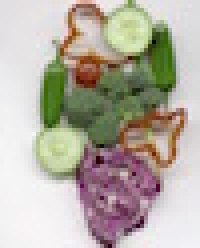
#> input picture style/models/definitions/4/veggies_small.jpg, 50 x 62 px (shown 4 times larger)
$ jupyter execute --allow-errors h4.ipynb   (shell and % lines are left out)
#> lines starting #> are read from the running program, lines starting #| are printed output that depends on the picture
## Homework 4: Mean Shift Segmentation

**Due date:** May 4, 2023

The goal of the assignment is to implement the mean shift algorithm and use it for image segmentation. You should return the completed notebook, including answers and illustrations.

**Part 1: mean shift on synthetic data**

* Generate a synthetic dataset of 100 2D points, containing 60 points sampled from a Gaussian distribution of unit covariance centered in (0,0) and 40 points sampled from a Gaussian with unit covariance centered in (4,4). Visualize your data.
* Implement a function that computes $G(x) = g(\|x\|^2/h^2)$ where $x \in \mathbb R^d$, $h$ is a bandwidth parameter and $g$ is the negative derivative of the Gaussian kernel or of the Epanechnikov kernel (see eq. 5.36 in Szeliski).  Plot $G(x)$ for $d=1$.
* Implement a function `MS_step` that takes as input a starting point `x`, a set of data points `data`, and a bandwidth `h` and returns the updated position of the point `x` after one step of the mean-shift algorithm.
* Implement the function `MS_point` which iterates `MS_step` until convergence (i.e., when the estimate changes by less than a small constant). Test it on your synthetic data and visualize the results.
* Implement the full mean shift algorithm by iterating `MS_point` on all the points, and merging modes for which distance is less than some constant. It should return a list of the modes and a label (corresponding to a mode) for each point. Visualize your results.
* Modify the previous code by allowing for a "bandwidth vector" $h \in \mathbb R^d$ that defines a different scale for each dimension of the input (this is because for segmentation we will use a different bandwidth for space and color). Note that you should also modify the convergence and merging conditions to consider this non-isotropic scaling.
* Experiment with your code by changing the data distribution, the kernel, and and bandwidth vector.

**Part 2: mean shift for image segmentation**

* For image segmentation, we will use the "Lab" color space because it approximates the way humans perceive color better than RGB. Load the image `veggies_small.jpg` (download from <a href="https://drive.google.com/file/d/1QECmvrczTR4ezTvkQMZyDuLjFNquFatX/view?usp=sharing">here</a>), and convert it to the Lab colorspace using the command `rgb2lab`. What is the range of the colorvalues in Lab?
* Convert the (N,M,3) image into an (NM,5) matrix including color and position information for each point (tip: use the `np.meshgrid` function). What do you think might be a good choice for a bandwidth vector $h$?
* Use your mean shift code from the previous section to compute a meaningful segmentation of the image. Visualize the results as an image by replacing the color values of the pixels associated with each mode by the color of the mode. You can also try our algorithm on other (small) images.

[cell 1]
import math
import numpy as np
import matplotlib.pyplot as plt
from skimage.color import rgb2lab,lab2rgb

Generate a synthetic dataset of 100 2D points, containing 60 points sampled from a Gaussian distribution of unit covariance centered in (0,0) and 40 points sampled from a Gaussian with unit covariance centered in (4,4). Visualize your data.

[cell 2]
max_iter = 1000
np.random.seed(0)

# generating the synthetic dataset
mean1 = np.zeros(2)
cov1 = np.eye(2) # unit covariance, np.eye: return a 2d array with ones on the diagonal and zeros elsewhere
mean2 = np.array([4, 4])
cov2 = np.eye(2) # unit covariance
# draw random samples from a multivariate normal distribution
data1 = np.random.multivariate_normal(mean1, cov1, size = 60) # 60 points sampled from a Gaussian distribution of unit covariance centered in (0, 0)
data2 = np.random.multivariate_normal(mean2, cov2, size = 40) # 40 points sampled from a Gaussian with unit covariance centered in (4, 4)
data = np.vstack([data1, data2])

# visualizing the dataset
plt.scatter(data[:, 0], data[:, 1])
plt.show()
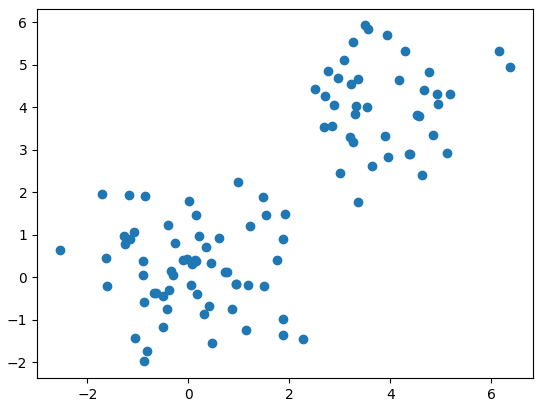
#> figure drawn by matplotlib, 1 panel

Implement a function that computes $G(x) = g(\|x\|^2/h^2)$ where $x \in \mathbb R^d$, $h$ is a bandwidth parameter and $g$ is the negative derivative of the Gaussian kernel or of the Epanechnikov kernel (see eq. 5.36 in Szeliski).  Plot $G(x)$ for $d=1$.

computer vision, ponce p.274
\begin{align*}
K(x, h) &= \frac{(2\pi) ^ {-d / 2}}{h ^ d}\exp\left(-\frac{1}{2}\frac{\|x\| ^ 2}{h}\right)\\
\frac{\partial K(x, h)}{\partial x} &= \left(-\frac{1}{2}\frac{2\|x\|}{h}\right)\frac{(2\pi) ^ {-d / 2}}{h ^ d}\exp\left(-\frac{1}{2}\frac{\|x\| ^ 2}{h}\right)\\
&= -\frac{\|x\|}{h}\frac{(2\pi) ^ {-d / 2}}{h ^ d}\exp\left(-\frac{1}{2}\frac{\|x\| ^ 2}{h}\right)\\
\end{align*}

[cell 3]
def kernel(x, h, derivative = "gaussian"):
    norm_x = np.linalg.norm(x) ** 2 / h ** 2
    if derivative == "gaussian":
        g = -2 * np.exp(-0.5 * norm_x) / (np.sqrt(2 * np.pi) * h ** 3) # Fukunaga 1975, p.30
    elif derivative == "epanechnikov":
        if norm_x < 1:
            g = -3 / (4 * np.pi * h ** 5) * (1 - norm_x) # Fukunaga 1975, p.30
        else:
            g = 0
    return g

x_range = np.linspace(-10, 10, 100)
h_values = [0.5, 1, 2]

for h in h_values:
    g_values = [kernel(np.array([x]), h) for x in x_range]
    plt.plot(x_range, g_values, label = f"h = {h}")
plt.legend()
plt.show()
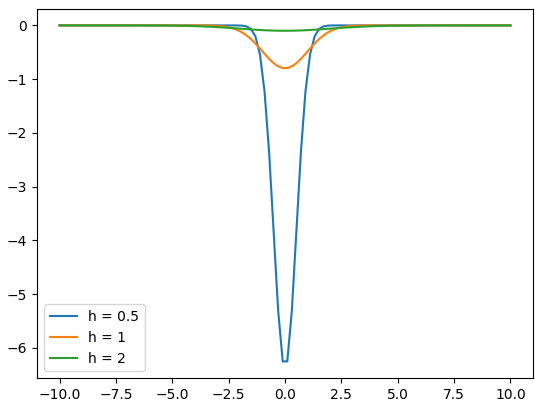
#> figure drawn by matplotlib, 1 panel; curve peaks at x = -10, y = -8.83e-87; curve peaks at x = -10, y = -1.54e-22; curve peaks at x = -10, y = -3.72e-07

Implement a function `MS_step` that takes as input a starting point `x`, a set of data points `data`, and a bandwidth `h` and returns the updated position of the point `x` after one step of the mean-shift algorithm.

[cell 4]
def MS_step(x, data, h):
    num = 0
    denom = 0
    for i in range(data.shape[0]):
        diff = (x - data[i]) / h
        k = kernel(diff, h)
        num += k * data[i]
        denom += k
    return num / denom

Implement the function `MS_point` which iterates `MS_step` until convergence (i.e., when the estimate changes by less than a small constant). Test it on your synthetic data and visualize the results.

[cell 5]
def MS_point(x, data, h, eps = 1e-5):
    while True:
        x_new = MS_step(x, data, h)
        # print('x_new', x_new)
        if np.linalg.norm(x_new - x) < eps:
            break
        x = x_new
    return x_new

Implement the full mean shift algorithm by iterating `MS_point` on all the points, and merging modes for which distance is less than some constant. It should return a list of the modes and a label (corresponding to a mode) for each point. Visualize your results.

[cell 6]
def mean_shift(data, h, eps = 1e-5, dist_thresh = 0.1):
#> called with data = array of shape (100, 2), h = array of shape (2,), eps = 1e-05, dist_thresh = 0.1
    modes = []
    labels = np.zeros(data.shape[0], dtype = int)
    for i in range(data.shape[0]):
        print(f'data[{i}] = {data[i]}')
        if labels[i] == 0:
            x = MS_point(data[i], data, h)
            # print('x = ', x)
            label = len(modes) + 1
            for j in range(len(modes)):
                # print(f'mode[{j}] = {modes[j]}')
                if np.linalg.norm(x - modes[j]) < dist_thresh * np.sum(h):
                    label = j + 1
                    break
            modes.append(x)
            labels[i] = label
    return modes, labels

[cell 7]
modes, labels = mean_shift(data, h = np.array([1, 1]))
plt.scatter(data[:, 0], data[:, 1], c = labels)
plt.scatter([m[0] for m in modes], [m[1] for m in modes], marker = "x", s = 200, color = "red")
plt.show()
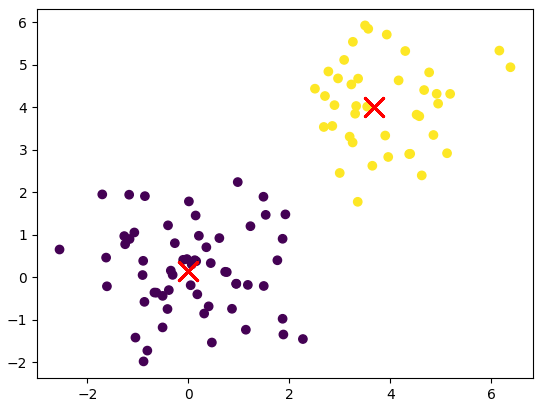
#> figure drawn by matplotlib, 1 panel
modes, labels = mean_shift(data, h = np.array([0.5, 1.5]))

For image segmentation, we will use the "Lab" color space because it approximates the way humans perceive color better than RGB. Load the image `veggies_small.jpg` (download from <a href="https://drive.google.com/file/d/1QECmvrczTR4ezTvkQMZyDuLjFNquFatX/view?usp=sharing">here</a>), and convert it to the Lab colorspace using the command `rgb2lab`. What is the range of the colorvalues in Lab?

[cell 8]
from skimage import io, color

img = io.imread('veggies_small.jpg')
#> img is the input picture: shape (62, 50, 3); mean R, G, B 181.8, 175.6, 163.9
img_lab = color.rgb2lab(img)
#> img_lab: shape (62, 50, 3) float64; mean of channels 0, 1, 2 71.4, 0.7, 7.4
fig, (ax1, ax2) = plt.subplots(1, 2, figsize = (10, 5))
ax1.imshow(img)
ax1.set_title('RGB Image')

# Plot the Lab image
ax2.imshow(img_lab)
ax2.set_title('Lab Image')
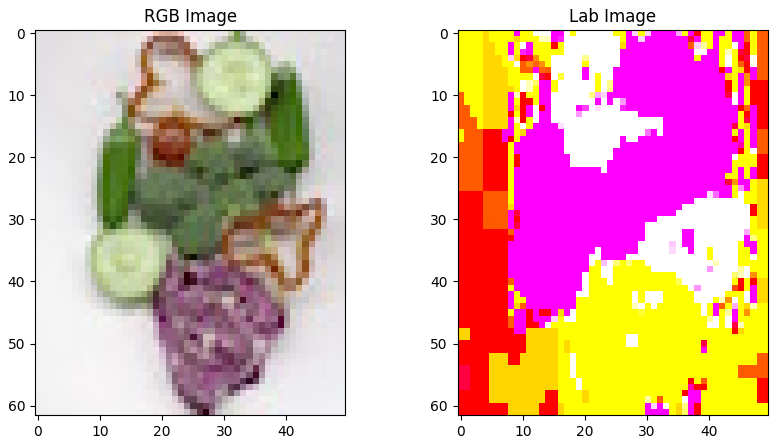
#> figure drawn by matplotlib, 2 panels

Convert the (N,M,3) image into an (NM,5) matrix including color and position information for each point (tip: use the `np.meshgrid` function). What do you think might be a good choice for a bandwidth vector $h$?

[cell 9]
N, M, _ = img_lab.shape
#> N = 62; M = 50
x, y = np.meshgrid(np.arange(M), np.arange(N))
xy = np.column_stack([img_lab.reshape(N*M, 3), x.reshape(N*M), y.reshape(N*M)])
print(xy)

Use your mean shift code from the previous section to compute a meaningful segmentation of the image. Visualize the results as an image by replacing the color values of the pixels associated with each mode by the color of the mode. You can also try our algorithm on other (small) images.

[cell 10]
print('len(data) = ', len(data))
modes, labels = mean_shift(xy[:6], h)
